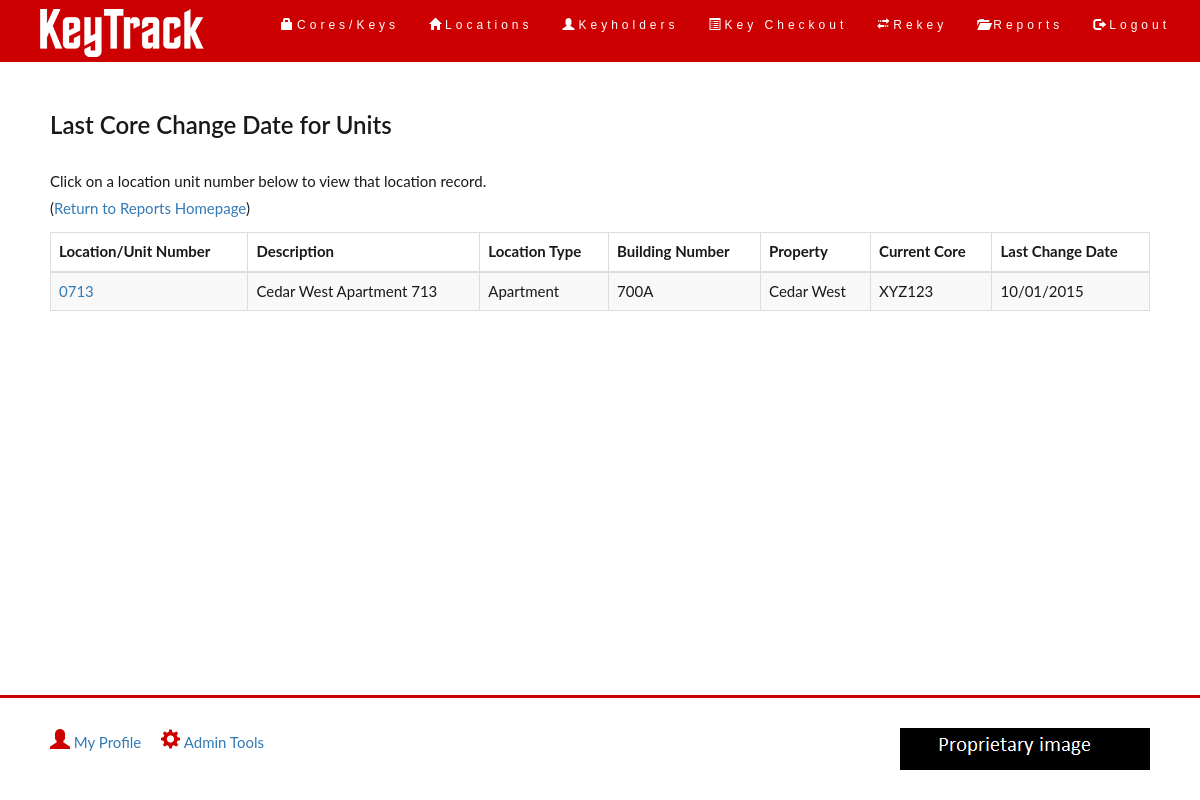
/reportlastcorechange.php (signed in), run on the app's committed database.
### tables this page shows
create table key_loc (
	key_loc_id int unsigned not null auto_increment primary key,
	key_loc_startdt datetime not null,
	key_loc_enddt datetime,
	key_loc_qty tinyint,
	key_loc_lost_qty tinyint,
	key_loc_lostdt datetime,
	key_loc_lost_return tinyint,
	key_id int unsigned,
	foreign key (key_id)
	references ktkey(key_id)
	on update cascade
	on delete set null,
	loc_id int unsigned,
	foreign key (loc_id)
	references location(loc_id)
	on update cascade
	on delete set null,
	user_id int unsigned,
	foreign key (user_id)
	references ktuser(user_id)
	on update cascade
	on delete set null
)
ENGINE InnoDB;

create table location (
	loc_id int unsigned not null auto_increment primary key,
	loc_unit_num varchar(16),
	loc_desc varchar(128),
	loc_insertdt datetime default CURRENT_TIMESTAMP,
	loc_notes text,
	loc_is_act tinyint default 1,
	loc_type varchar(32) not null,
	bldg_id int unsigned,
	foreign key (bldg_id)
	references building(bldg_id)
	on update cascade
	on delete set null,
	loc_mailbox varchar(32),
	loc_mail_core varchar(32)
)
ENGINE InnoDB;

create table building (
	bldg_id int unsigned not null auto_increment primary key,
	bldg_num varchar(16) not null unique,
	bldg_desc varchar(128),
	bldg_prop varchar(32) not null,
	bldg_notes text,
	bldg_is_act tinyint default 1
)
ENGINE InnoDB;

create table core (
	core_id int unsigned not null auto_increment primary key,
	core_num varchar(16) not null unique,
	core_cut varchar(32),
	core_desc varchar(128),
	core_manf varchar(32),
	core_insertdt datetime default CURRENT_TIMESTAMP,
	core_notes text,
	core_diagram tinytext,
	core_is_act tinyint default 1,
	core_type varchar(32) not null
)
ENGINE InnoDB;

### common/functions.php (called while the page is built, shortened)
<?php
	function dateDisplay($timefromdb){
		$time = strtotime($timefromdb);
		$myFormatForView = date("m/d/Y", $time);
		return $myFormatForView;
	}
	function selectAllCurrentCores($conn){
		$currentcores = array();
		$query = "SELECT kl.key_loc_id, kl.key_loc_startdt, kl.key_loc_enddt, kl.key_loc_qty, kl.key_loc_lost_qty, kl.key_loc_lostdt, kl.key_loc_lost_return,
		l.loc_id, l.loc_unit_num, l.loc_desc, l.loc_type, b.bldg_num, b.bldg_prop, k.key_number, k.key_type, c.core_num, c.core_type FROM key_loc kl INNER JOIN
		location l ON kl.loc_id = l.loc_id INNER JOIN building b ON l.bldg_id = b.bldg_id INNER JOIN ktkey k ON kl.key_id = k.key_id INNER JOIN core c ON k.core_id = c.core_id
		WHERE kl.key_loc_enddt IS NULL ";
		$result = mysqli_query($conn, $query);
		$rows = $result->num_rows;
		for($j=0; $j<$rows; $j++){
			while($row = $result->fetch_array(MYSQLI_ASSOC)){
				array_push($currentcores, $row);
			}
		}
		return $currentcores;
	}
?>

### reportlastcorechange.php (the view, shortened to what this page needs)
<?php
require_once "./common/login.php";
require_once "./common/functions.php";
$conn = new mysqli($hn, $un, $pw, $db);
$locations = selectAllCurrentCores($conn);
require_once "./common/header.php";
?>
<div class="container-fluid">
	<div class="row">
		<div class="col-sm-12">
			<h2>Last Core Change Date for Units</h2>
			<p>Click on a location unit number below to view that location record.<br>
			(<a href="landingreports.php">Return to Reports Homepage</a>)</p>
		</div>
	</div>
	<div class="row">
		<div class="col-sm-12">
		<table id="loctable" class="table table-striped table-bordered">
			<thead>
				<tr>
					<th scope="col">Location/Unit Number</th>
					<th scope="col">Description</th>
					<th scope="col">Location Type</th>
					<th scope="col">Building Number</th>
					<th scope="col">Property</th>
					<th scope="col">Current Core</th>
					<th scope="col">Last Change Date</th>
				</tr>
			</thead>
			<tbody>
		<?php foreach($locations as $row){ ?>
				<tr>
					<td>
						<a href="viewlocation.php?id=<?php echo $row['loc_id']; ?>"><?php echo $row['loc_unit_num']; ?></a>
					</td>
					<td>
						<?php echo $row['loc_desc']; ?>
					</td>
					<td>
						<?php echo $row['loc_type']; ?>
					</td>
					<td>
						<?php echo $row['bldg_num']; ?>
					</td>
					<td>
						<?php echo $row['bldg_prop']; ?>
					</td>
					<td>
						<?php
							if(!$row['core_num'] || $row['core_num'] == ''){
								echo "N/A";
							}else{
								echo $row['core_num'];
							}
						?>
					</td>
					<td>
						<?php if(!$row['key_loc_startdt'] || $row['key_loc_startdt'] == ''){
							echo "N/A";
						}else{
							echo dateDisplay($row['key_loc_startdt']);
						} ?>
					</td>
				</tr>
		<?php } ?>
			</tbody>
		</table>
		</div>
	</div>
</div>
<?php
	require_once "./common/footer.php";
?>

### css/styles.css (style rules this page uses)
body { font: 400 15px Lato, sans-serif; line-height: 1.8; color: #191919; }
h2 { font-size: 24px; color: #191919; font-weight: 600; margin-bottom: 30px; }
.container-fluid { padding: 30px 50px; }
html, body { height: 100%; margin: 0; }

### data on the page
key_loc: loc.loc_unit_num "0713", loc.loc_desc "Cedar West Apartment 713", loc.loc_type "Apartment", building.bldg_num "700A", building.bldg_prop "Cedar West", core.core_num "XYZ123", key_loc_startdt "10/01/2015"
